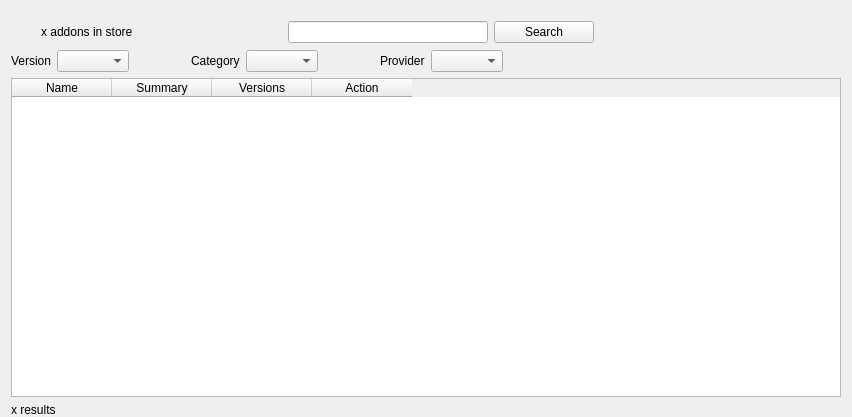
<?xml version="1.0" encoding="UTF-8"?>
<ui version="4.0">
 <class>DialogAddons</class>
 <widget class="QDialog" name="DialogAddons">
  <property name="windowModality">
   <enum>Qt::WindowModal</enum>
  </property>
  <property name="geometry">
   <rect>
    <x>0</x>
    <y>0</y>
    <width>852</width>
    <height>417</height>
   </rect>
  </property>
  <property name="sizePolicy">
   <sizepolicy hsizetype="Expanding" vsizetype="Expanding">
    <horstretch>0</horstretch>
    <verstretch>0</verstretch>
   </sizepolicy>
  </property>
  <property name="windowTitle">
   <string>Odoo One - Community Addons</string>
  </property>
  <property name="modal">
   <bool>true</bool>
  </property>
  <layout class="QGridLayout" name="gridLayout">
   <property name="bottomMargin">
    <number>0</number>
   </property>
   <item row="0" column="0">
    <widget class="QWidget" name="main_widget" native="true">
     <property name="sizePolicy">
      <sizepolicy hsizetype="Expanding" vsizetype="Expanding">
       <horstretch>0</horstretch>
       <verstretch>0</verstretch>
      </sizepolicy>
     </property>
     <layout class="QVBoxLayout" name="verticalLayout">
      <property name="leftMargin">
       <number>0</number>
      </property>
      <property name="rightMargin">
       <number>0</number>
      </property>
      <property name="bottomMargin">
       <number>0</number>
      </property>
      <item>
       <layout class="QHBoxLayout" name="horizontalLayout">
        <item>
         <widget class="QLabel" name="label_icon">
          <property name="minimumSize">
           <size>
            <width>24</width>
            <height>24</height>
           </size>
          </property>
          <property name="maximumSize">
           <size>
            <width>24</width>
            <height>24</height>
           </size>
          </property>
          <property name="text">
           <string/>
          </property>
         </widget>
        </item>
        <item>
         <widget class="QLabel" name="label_addons_count">
          <property name="text">
           <string>x addons in store</string>
          </property>
         </widget>
        </item>
        <item>
         <widget class="QLineEdit" name="line_edit_search">
          <property name="minimumSize">
           <size>
            <width>100</width>
            <height>0</height>
           </size>
          </property>
          <property name="maximumSize">
           <size>
            <width>200</width>
            <height>16777215</height>
           </size>
          </property>
         </widget>
        </item>
        <item>
         <widget class="QPushButton" name="push_button_search">
          <property name="maximumSize">
           <size>
            <width>100</width>
            <height>16777215</height>
           </size>
          </property>
          <property name="text">
           <string>Search</string>
          </property>
          <property name="autoDefault">
           <bool>false</bool>
          </property>
         </widget>
        </item>
        <item>
         <widget class="QWidget" name="widget" native="true"/>
        </item>
       </layout>
      </item>
      <item>
       <layout class="QHBoxLayout" name="horizontalLayout_2">
        <property name="topMargin">
         <number>0</number>
        </property>
        <item>
         <widget class="QLabel" name="label_addons_version">
          <property name="sizePolicy">
           <sizepolicy hsizetype="Minimum" vsizetype="Preferred">
            <horstretch>0</horstretch>
            <verstretch>0</verstretch>
           </sizepolicy>
          </property>
          <property name="text">
           <string>Version</string>
          </property>
         </widget>
        </item>
        <item>
         <widget class="QComboBox" name="combo_addons_version"/>
        </item>
        <item>
         <widget class="QWidget" name="widget_2" native="true">
          <property name="sizePolicy">
           <sizepolicy hsizetype="Expanding" vsizetype="Preferred">
            <horstretch>0</horstretch>
            <verstretch>0</verstretch>
           </sizepolicy>
          </property>
          <property name="minimumSize">
           <size>
            <width>50</width>
            <height>0</height>
           </size>
          </property>
          <property name="maximumSize">
           <size>
            <width>50</width>
            <height>16777215</height>
           </size>
          </property>
         </widget>
        </item>
        <item>
         <widget class="QLabel" name="label_category">
          <property name="sizePolicy">
           <sizepolicy hsizetype="Minimum" vsizetype="Preferred">
            <horstretch>0</horstretch>
            <verstretch>0</verstretch>
           </sizepolicy>
          </property>
          <property name="text">
           <string>Category</string>
          </property>
         </widget>
        </item>
        <item>
         <widget class="QComboBox" name="combo_category"/>
        </item>
        <item>
         <widget class="QWidget" name="widget_3" native="true">
          <property name="sizePolicy">
           <sizepolicy hsizetype="MinimumExpanding" vsizetype="Preferred">
            <horstretch>0</horstretch>
            <verstretch>0</verstretch>
           </sizepolicy>
          </property>
          <property name="minimumSize">
           <size>
            <width>50</width>
            <height>0</height>
           </size>
          </property>
          <property name="maximumSize">
           <size>
            <width>50</width>
            <height>16777215</height>
           </size>
          </property>
         </widget>
        </item>
        <item>
         <widget class="QLabel" name="label_user">
          <property name="sizePolicy">
           <sizepolicy hsizetype="Minimum" vsizetype="Preferred">
            <horstretch>0</horstretch>
            <verstretch>0</verstretch>
           </sizepolicy>
          </property>
          <property name="text">
           <string>Provider</string>
          </property>
         </widget>
        </item>
        <item>
         <widget class="QComboBox" name="combo_user"/>
        </item>
        <item>
         <widget class="QWidget" name="widget_4" native="true">
          <property name="sizePolicy">
           <sizepolicy hsizetype="Expanding" vsizetype="Preferred">
            <horstretch>0</horstretch>
            <verstretch>0</verstretch>
           </sizepolicy>
          </property>
         </widget>
        </item>
       </layout>
      </item>
      <item>
       <widget class="QTableWidget" name="table_addons">
        <property name="sizePolicy">
         <sizepolicy hsizetype="Expanding" vsizetype="Expanding">
          <horstretch>100</horstretch>
          <verstretch>100</verstretch>
         </sizepolicy>
        </property>
        <property name="minimumSize">
         <size>
          <width>800</width>
          <height>0</height>
         </size>
        </property>
        <property name="selectionMode">
         <enum>QAbstractItemView::SingleSelection</enum>
        </property>
        <property name="selectionBehavior">
         <enum>QAbstractItemView::SelectRows</enum>
        </property>
        <property name="cornerButtonEnabled">
         <bool>false</bool>
        </property>
        <attribute name="horizontalHeaderVisible">
         <bool>true</bool>
        </attribute>
        <attribute name="horizontalHeaderHighlightSections">
         <bool>true</bool>
        </attribute>
        <attribute name="verticalHeaderVisible">
         <bool>false</bool>
        </attribute>
        <column>
         <property name="text">
          <string>Name</string>
         </property>
        </column>
        <column>
         <property name="text">
          <string>Summary</string>
         </property>
        </column>
        <column>
         <property name="text">
          <string>Versions</string>
         </property>
        </column>
        <column>
         <property name="text">
          <string>Action</string>
         </property>
        </column>
       </widget>
      </item>
      <item>
       <layout class="QHBoxLayout" name="bottom_horizontal_layout">
        <property name="topMargin">
         <number>0</number>
        </property>
        <item>
         <widget class="QLabel" name="label_result_count">
          <property name="text">
           <string>x results</string>
          </property>
         </widget>
        </item>
       </layout>
      </item>
     </layout>
    </widget>
   </item>
  </layout>
 </widget>
 <resources/>
 <connections/>
</ui>
